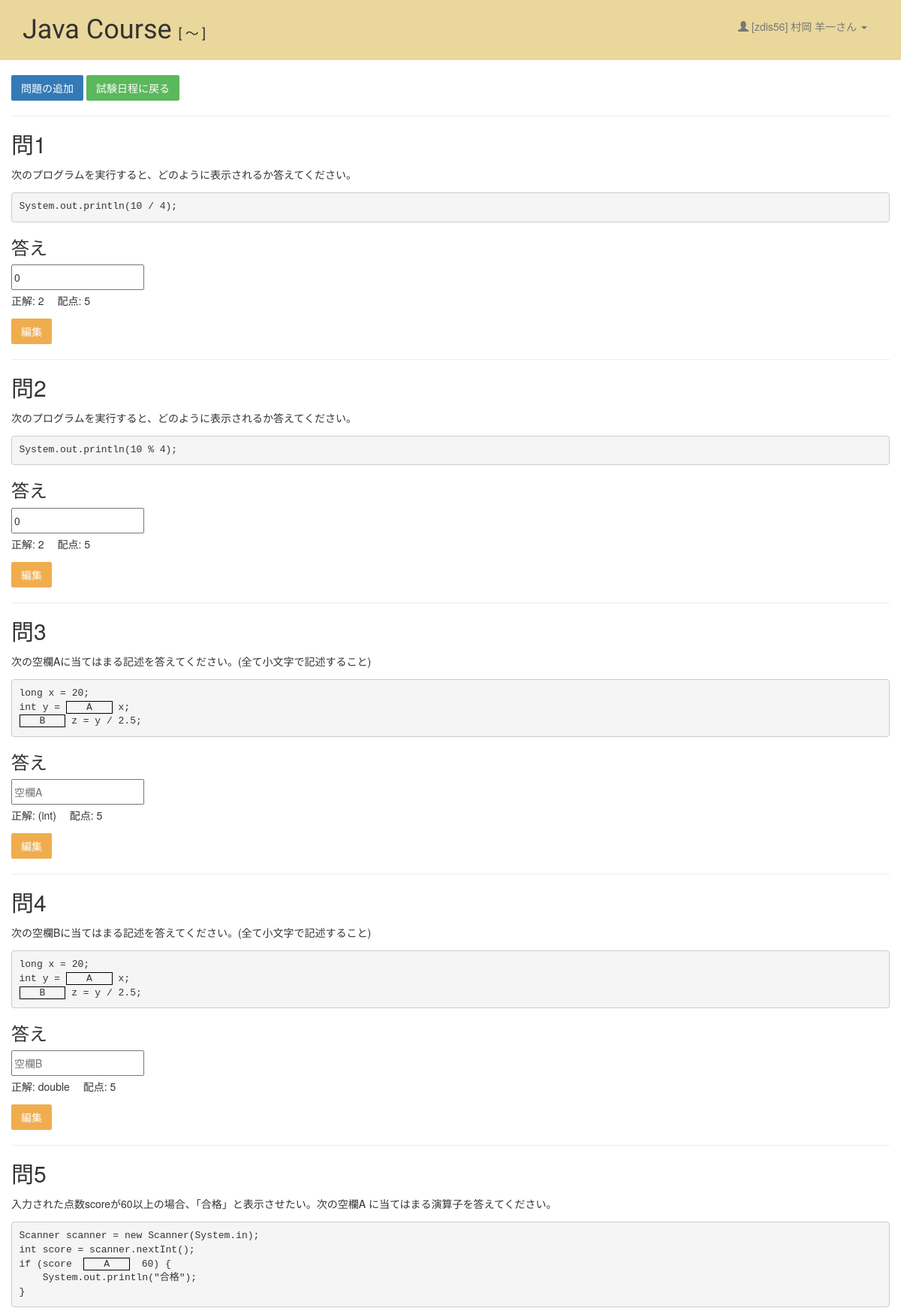
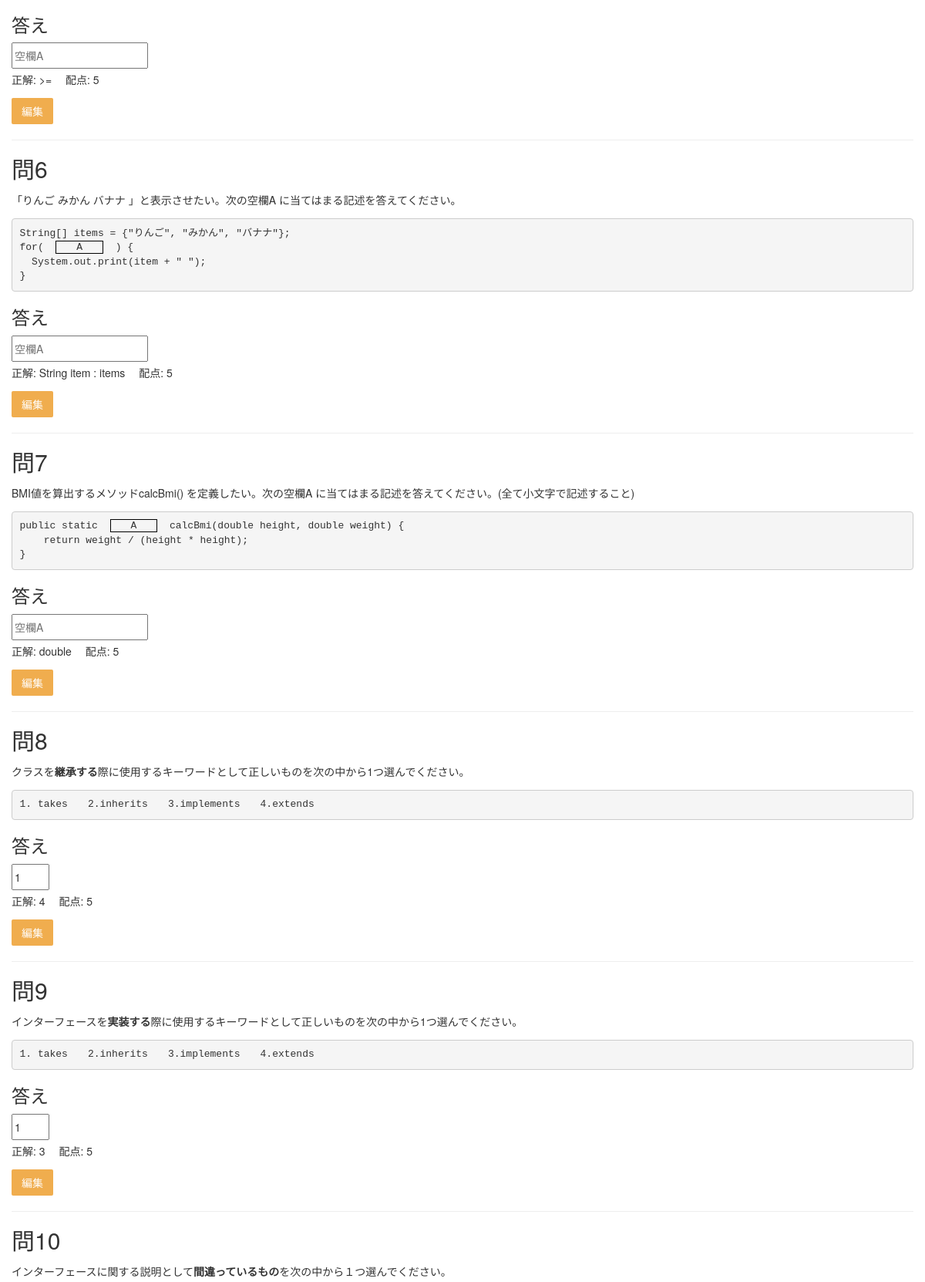
Page /admin/exam/examPreview.php?exam_id=2 (signed in, upper part) on the committed database (2 pictures, top to bottom).
### tables this page shows
CREATE TABLE `sc_questions` (
  `id` int(11) NOT NULL,
  `exam_id` int(11) DEFAULT NULL,
  `num` int(11) DEFAULT NULL,
  `sentence` varchar(5000) DEFAULT NULL,
  `answer` varchar(500) DEFAULT NULL,
  `right_answer` varchar(100) DEFAULT NULL,
  `score` int(11) DEFAULT NULL
);

### utility/course.db.php (called while the page is built, shortened)
<?php
function get_questions($examId = 0) {
  $pdo = db_init();
  $sql = "SELECT * FROM sc_questions
          WHERE exam_id = ?
          ORDER BY num";
  $stmt = $pdo->prepare($sql);
  $stmt->execute([$examId]);
  return $stmt->fetchAll(PDO::FETCH_ASSOC);
}

### admin/exam/examPreview.php (the view, shortened to what this page needs)
<?php
$teacher = $_SESSION["login"];
$examId = $_GET["exam_id"];
try {
  $questionList = get_questions($examId);
}
catch (PDOException $e) {
  echo $e->getMessage();
  echo "<p>申し訳ありませんが、しばらく時間をおいてからアクセスしてください</p>";
  exit;
}
?>
<!DOCTYPE html>
<html lang="ja">
<head>
  <link rel="stylesheet" href="/zd_course/css/styles.css">
</head>
</head>
<body>
<header class="admin-header">
  <div class="container">
    <nav class="navbar navbar-default">
      <div class="navbar-header">
        <h1><?php echo COURSE_NAME; ?>
          <span style="font-size: 0.5em;">
          [<?php echo COURSE_START . ' ～ ' . COURSE_END; ?>]
          </span>
        </h1>
      </div>
      <div class="collapse navbar-collapse" id="mynavbar">
        <ul class="nav navbar-nav navbar-right mt10">
          <li class="dropdown">
            <a href="#" class="dropdown-toggle" data-toggle="dropdown">
              <span class="glyphicon glyphicon-user"></span>
              [<?php h($teacher["zdid"]); ?>]
              <?php h($teacher["name"]); ?>さん
              <span class="caret"></span>
            </a>
          </li>
        </ul>
      </div>
    </nav>
  </div>
</header>
<div class="container admin-container">
  <main>
    <p>
      <a href="/zd_course/admin/exam/examAdd.php?exam_id=<?php echo $examId; ?>" class="btn btn-primary">問題の追加</a>
      <a href="/zd_course/admin/exam/schedule.php" class="btn btn-success">試験日程に戻る</a>
    </p>
    <hr>
    <?php foreach($questionList as $question): ?>
      <section>
        <h2>問<?php echo $question["num"]; ?></h2>
        <?php echo $question["sentence"]; ?>
        <h3>答え</h3>
        <?php echo $question["answer"]; ?>
        <p>
          正解: <?php echo $question["right_answer"]; ?>
          配点: <?php echo $question["score"]; ?>
        </p>
        <p><a href="examEdit.php?id=<?php echo $question["id"]; ?>" class="btn btn-warning">編集</a></p>
        <hr>
      </section>
    <?php endforeach; ?>
  </main>
</div>
</body>
</html>

### rows in the picture
sc_questions: num "1", sentence "次のプログラムを実行すると、どのように表示されるか答えてください。 System.out.println(10 / 4);", answer "0", right_answer "2", score "5"
sc_questions: num "2", sentence "次のプログラムを実行すると、どのように表示されるか答えてください。 System.out.println(10 % 4);", answer "0", right_answer "2", score "5"
sc_questions: num "3", sentence "次の空欄Aに当てはまる記述を答えてください。(全て小文字で記述すること) long x = 20; int y = A x; B z = y / 2.5;", right_answer "(int)", score "5"
sc_questions: num "4", sentence "次の空欄Bに当てはまる記述を答えてください。(全て小文字で記述すること) long x = 20; int y = A x; B z = y / 2.5;", right_answer "double", score "5"
sc_questions: num "5", sentence "入力された点数scoreが60以上の場合、「合格」と表示させたい。次の空欄A に当てはまる演算子を答えてください。 Scanner scanner = new Scanner(System.in); int score = scanner.nextInt(); if (score A 60) { System.out.println(\"合格\"); }", right_answer ">=", score "5"
sc_questions: num "6", sentence "「りんご みかん バナナ 」と表示させたい。次の空欄A に当てはまる記述を答えてください。 String[] items = {\"りんご\", \"みかん\", \"バナナ\"}; for( A ) { System.out.print(item + \" \"); }", right_answer "String item : items", score "5"
sc_questions: num "7", sentence "BMI値を算出するメソッドcalcBmi() を定義したい。次の空欄A に当てはまる記述を答えてください。(全て小文字で記述すること) public static A calcBmi(double height, double weight) { return weight / (height * height); }", right_answer "double", score "5"
sc_questions: num "8", sentence "クラスを 継承する 際に使用するキーワードとして正しいものを次の中から1つ選んでください。 1. takes 2.inherits 3.implements 4.extends", answer "1", right_answer "4", score "5"
sc_questions: num "9", sentence "インターフェースを 実装する 際に使用するキーワードとして正しいものを次の中から1つ選んでください。 1. takes 2.inherits 3.implements 4.extends", answer "1", right_answer "3", score "5"
sc_questions: num "10", sentence "インターフェースに関する説明として 間違っているもの を次の中から１つ選んでください。"

### other values in the picture
COURSE_NAME "Java Course"
$escapedString "zdis56 村岡 羊一"
